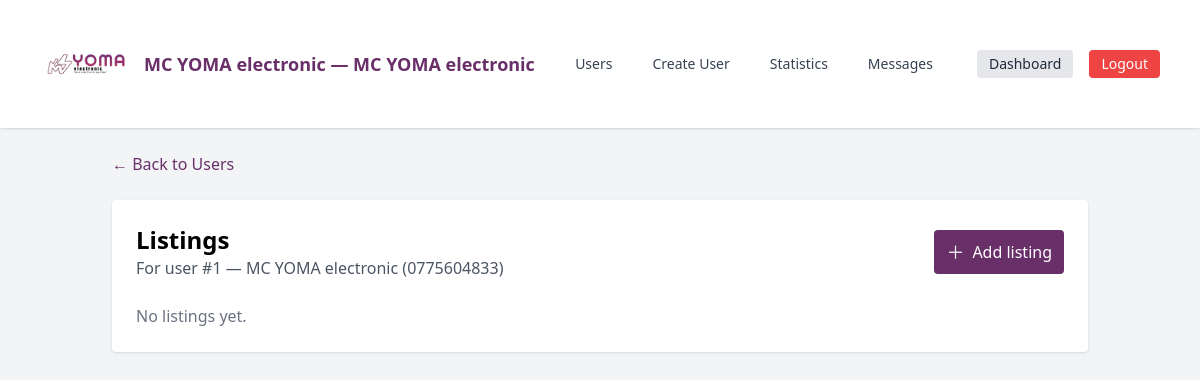
The app's page /add_listing.php?user_id=1 (signed in) with its own data.
### tables this page shows
CREATE TABLE `users` (
  `id` INT UNSIGNED NOT NULL AUTO_INCREMENT,
  `username` VARCHAR(191) NOT NULL,
  `mobile_number` VARCHAR(20) NOT NULL,
  `password_hash` VARCHAR(255) NULL,
  `is_admin` TINYINT(1) NOT NULL DEFAULT 0,
  `created_at` TIMESTAMP NOT NULL DEFAULT CURRENT_TIMESTAMP,
  `updated_at` TIMESTAMP NOT NULL DEFAULT CURRENT_TIMESTAMP ON UPDATE CURRENT_TIMESTAMP,
  PRIMARY KEY (`id`),
  UNIQUE KEY `uniq_username` (`username`),
  UNIQUE KEY `uniq_mobile` (`mobile_number`)
);

### config.php (called while the page is built, shortened)
<?php
function db() {
    static $pdo = null;
    if ($pdo === null) {
        $dsn = 'mysql:host=' . DB_HOST . ';port=' . DB_PORT . ';dbname=' . DB_NAME . ';charset=utf8mb4';
        try {
            $pdo = new PDO($dsn, DB_USER, DB_PASS, [
                PDO::ATTR_ERRMODE => PDO::ERRMODE_EXCEPTION,
                PDO::ATTR_DEFAULT_FETCH_MODE => PDO::FETCH_ASSOC,
            ]);
        } catch (PDOException $e) {
            http_response_code(500);
            echo '<h1>Database connection failed</h1>';
            echo '<p>Please ensure MySQL is running, setup.sql is imported, and config.php credentials are correct.</p>';
            exit;
        }
    }
    return $pdo;
}
?>

### add_listing.php (the view, shortened to what this page needs)
<?php
require_once __DIR__ . '/config.php';
$userId = isset($_GET['user_id']) ? (int)$_GET['user_id'] : 0;
$stmt = db()->prepare('SELECT id, username, mobile_number FROM users WHERE id = ? LIMIT 1');
$stmt->execute([$userId]);
$user = $stmt->fetch();
$listings = [];
try {
  $s = db()->prepare('SELECT id, title, description, status, image_path, image_path_2, image_path_3, created_at FROM listings WHERE user_id = ? ORDER BY created_at DESC');
  $s->execute([$userId]);
  $listings = $s->fetchAll();
} catch (Throwable $e) {
}
?>
<!doctype html>
<html lang="en">
<head>
  <script src="https://cdn.tailwindcss.com"></script>
  </head>
<body class="bg-gray-100 min-h-screen">
  <?php include __DIR__ . '/includes/admin_nav.php'; ?>
  <main class="container mx-auto p-6 space-y-6">
    <a href="/admin.php" class="inline-flex items-center hover:underline" style="color: #692f69;">&larr; Back to Users</a>
    <section class="bg-white rounded shadow p-6">
      <div class="flex items-center justify-between">
        <div>
          <h1 class="text-2xl font-semibold">Listings</h1>
          <p class="text-gray-600">For user <span class="font-medium">#<?= (int)$user['id'] ?> — <?= htmlspecialchars($user['username']) ?></span> (<?= htmlspecialchars($user['mobile_number']) ?>)</p>
        </div>
        <button onclick="openModal('createModal')" class="inline-flex items-center gap-2 px-3 py-2 text-white rounded" style="background-color: #692f69;" onmouseover="this.style.backgroundColor='#7d3a7d'" onmouseout="this.style.backgroundColor='#692f69'">
          <span class="text-lg">＋</span> <span>Add listing</span>
        </button>
      </div>
      <div class="mt-6 space-y-4">
        <?php if (!$listings): ?>
          <div class="text-gray-500">No listings yet.</div>
        <?php endif; ?>
      </div>
    </section>
  </main>
</body>
</html>

### add_listing.php (style rules this page uses)
.container { max-width: 56rem; }

### records on screen
users: id "1", username "MC YOMA electronic", mobile_number "0775604833"

### other values on screen
$adminName "MC YOMA electronic"
